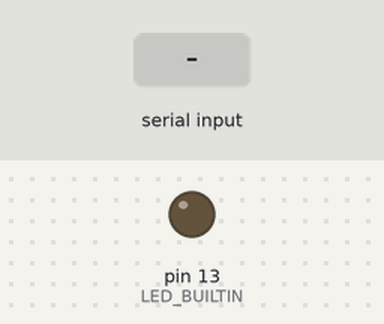
A sketch run on a simulated Arduino Uno, built with avr-gcc and run on an emulated ATmega328P. On the bench: output pins drawn as LEDs (lit = HIGH). Dashed ring = blinking. The inputs (shaded band) are chosen by the test bench.

Above: at 1.2 s.
1.3 s: "90,45\n" received over Serial
At 1.42 s:
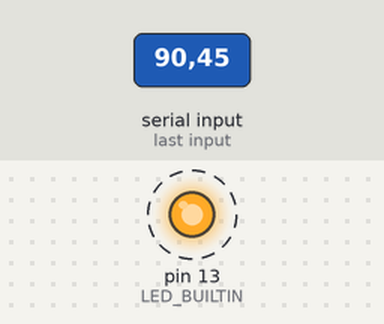
Timing chart, 0 to 10.3 s (numbered marks = the images above; inputs shaded):
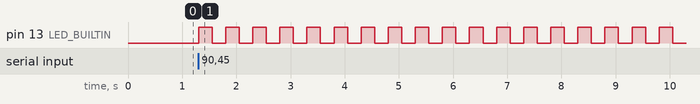

Measured:
- after the input at 1.3 s, pin 13 (LED_BUILTIN): alternates HIGH for 0.25 s and LOW for 0.25 s, starting at once

The sketch:

serialLED.ino
```cpp
int nbFois = 0;
int state = 0;

void setup() {
  Serial.begin(9600);

  pinMode(LED_BUILTIN, OUTPUT);
}

void loop() {
  nbFois = Serial.parseInt() *2;

  for(int i = 0; i < nbFois; i++) {
    state = !state;
    digitalWrite(LED_BUILTIN, state);
    delay(250);
  }


}
```
